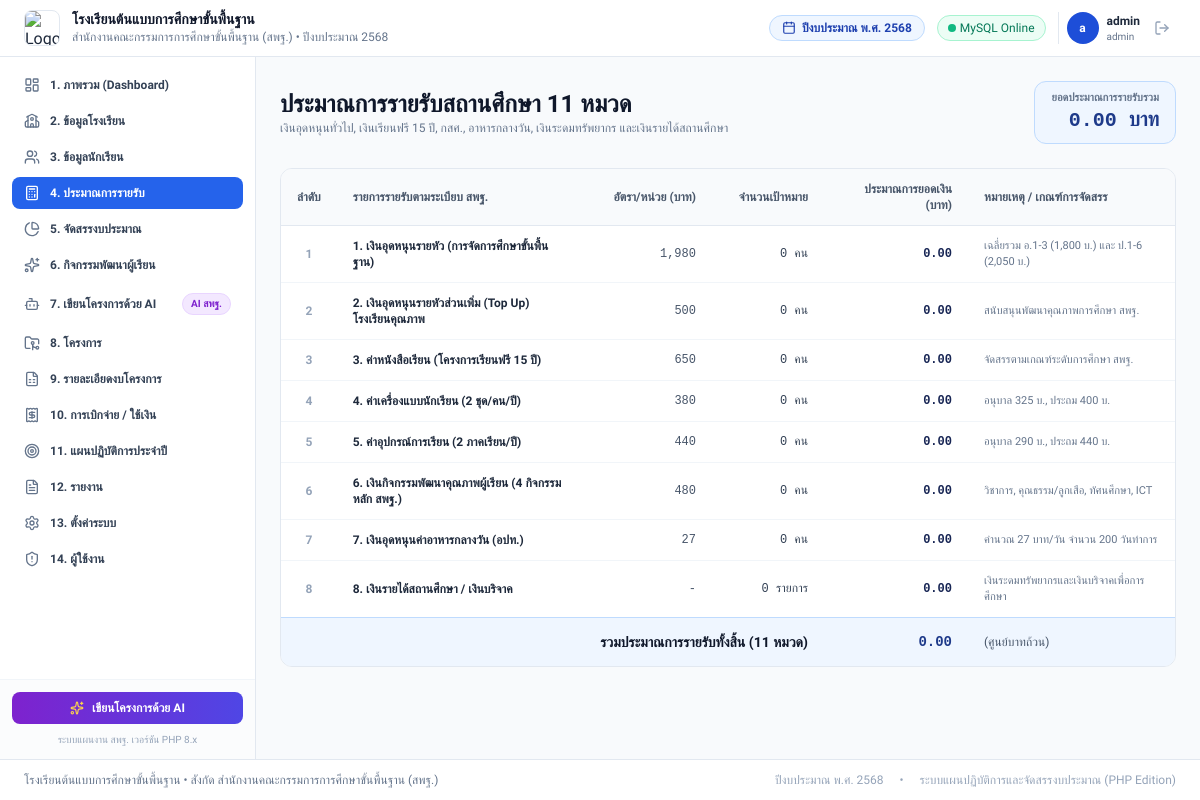
/revenue.php, run on the app's committed database.
### tables this page shows
CREATE TABLE `schools` (
  `id` INT UNSIGNED NOT NULL AUTO_INCREMENT,
  `school_code` VARCHAR(20) NOT NULL COMMENT 'รหัสสถานศึกษา 10 หลัก',
  `smis_code` VARCHAR(8) NOT NULL COMMENT 'รหัสสมัคร SMIS 8 หลัก สำหรับเปิดใช้งาน',
  `is_active` TINYINT(1) NOT NULL DEFAULT 1 COMMENT 'สถานะ: 1=เปิดใช้งาน, 0=ปิด/ระงับการใช้งาน',
  `school_key` VARCHAR(50) NOT NULL COMMENT 'School ID / Tenant Key ป้องกันข้อมูลชนกัน',
  `admin_username` VARCHAR(50) NOT NULL DEFAULT 'admin' COMMENT 'ID ผู้ดูแลระบบของโรงเรียน',
  `admin_password_plain` VARCHAR(100) DEFAULT '123456' COMMENT 'รหัสผ่านเข้าใช้งานของโรงเรียน',
  `admin_password_hash` VARCHAR(255) DEFAULT NULL COMMENT 'รหัสผ่านแฮช',
  `name` VARCHAR(255) NOT NULL COMMENT 'ชื่อโรงเรียน',
  `address` VARCHAR(255) DEFAULT NULL COMMENT 'ที่อยู่ / หมู่บ้าน',
  `subdistrict` VARCHAR(100) DEFAULT NULL COMMENT 'ตำบล / แขวง',
  `district` VARCHAR(100) DEFAULT NULL COMMENT 'อำเภอ / เขต',
  `province` VARCHAR(100) DEFAULT NULL COMMENT 'จังหวัด',
  `zipcode` VARCHAR(10) DEFAULT NULL COMMENT 'รหัสไปรษณีย์',
  `affiliation` VARCHAR(255) DEFAULT 'สำนักงานคณะกรรมการการศึกษาขั้นพื้นฐาน (สพฐ.)' COMMENT 'สังกัด',
  `education_area` VARCHAR(255) DEFAULT NULL COMMENT 'เขตพื้นที่การศึกษา',
  `fiscal_year` INT UNSIGNED DEFAULT 2568 COMMENT 'ปีงบประมาณปัจจุบัน',
  `director_name` VARCHAR(150) DEFAULT NULL COMMENT 'ชื่อผู้อำนวยการ',
  `phone` VARCHAR(50) DEFAULT NULL COMMENT 'เบอร์โทรศัพท์',
  `email` VARCHAR(100) DEFAULT NULL COMMENT 'อีเมล',
  `website` VARCHAR(255) DEFAULT NULL COMMENT 'เว็บไซต์โรงเรียน',
  `vision` TEXT DEFAULT NULL COMMENT 'วิสัยทัศน์',
  `mission` TEXT DEFAULT NULL COMMENT 'พันธกิจ',
  `motto` VARCHAR(255) DEFAULT NULL COMMENT 'คำขวัญ',
  `school_colors` VARCHAR(100) DEFAULT NULL COMMENT 'สีประจำโรงเรียน',
  `logo_url` TEXT DEFAULT NULL COMMENT 'โลโก้โรงเรียน',
  `allow_project_submission` TINYINT(1) NOT NULL DEFAULT 1 COMMENT 'สวิตช์: 1=เปิดรับการเสนอโครงการ, 0=ปิดรับ',
  `notes` TEXT DEFAULT NULL COMMENT 'หมายเหตุ / บันทึกการเปิดใช้งาน',
  `created_at` TIMESTAMP DEFAULT CURRENT_TIMESTAMP,
  `updated_at` TIMESTAMP DEFAULT CURRENT_TIMESTAMP ON UPDATE CURRENT_TIMESTAMP,
  PRIMARY KEY (`id`),
  UNIQUE KEY `idx_school_code` (`school_code`),
  UNIQUE KEY `idx_smis_code` (`smis_code`),
  UNIQUE KEY `idx_school_key` (`school_key`)
);

CREATE TABLE `fiscal_years` (
  `id` INT UNSIGNED NOT NULL AUTO_INCREMENT,
  `school_id` INT UNSIGNED NOT NULL,
  `year` INT UNSIGNED NOT NULL COMMENT 'ปีงบประมาณ พ.ศ.',
  `is_active` TINYINT(1) DEFAULT 1 COMMENT '1=ปีปัจจุบัน, 0=ปีอื่น',
  `start_date` DATE NOT NULL COMMENT 'วันที่เริ่มต้นปีงบประมาณ (1 ต.ค.)',
  `end_date` DATE NOT NULL COMMENT 'วันที่สิ้นสุดปีงบประมาณ (30 ก.ย.)',
  `total_students` INT UNSIGNED DEFAULT 0 COMMENT 'จำนวนนักเรียนทั้งหมด',
  `teacher_count` INT UNSIGNED DEFAULT 0 COMMENT 'จำนวนครูและบุคลากร',
  `created_at` TIMESTAMP DEFAULT CURRENT_TIMESTAMP,
  `updated_at` TIMESTAMP DEFAULT CURRENT_TIMESTAMP ON UPDATE CURRENT_TIMESTAMP,
  PRIMARY KEY (`id`),
  UNIQUE KEY `idx_school_year` (`school_id`, `year`),
  CONSTRAINT `fk_fy_school` FOREIGN KEY (`school_id`) REFERENCES `schools` (`id`) ON DELETE CASCADE
);

CREATE TABLE `revenues` (
  `id` INT UNSIGNED NOT NULL AUTO_INCREMENT,
  `school_id` INT UNSIGNED NOT NULL,
  `fiscal_year_id` INT UNSIGNED NOT NULL,
  `category` ENUM('subsidy', 'activity', 'welfare', 'lunch', 'fundraising', 'revenue', 'other') NOT NULL,
  `item_name` VARCHAR(255) NOT NULL COMMENT 'รายการรายรับ',
  `rate_per_head` DECIMAL(12, 2) NOT NULL DEFAULT 0.00 COMMENT 'อัตราต่อคน (บาท)',
  `eligible_count` INT UNSIGNED NOT NULL DEFAULT 0 COMMENT 'จำนวนผู้มีสิทธิ์ (คน)',
  `calculated_amount` DECIMAL(14, 2) NOT NULL DEFAULT 0.00 COMMENT 'จำนวนเงินรวม = อัตรา x จำนวนผู้มีสิทธิ์',
  `is_custom_rate` TINYINT(1) NOT NULL DEFAULT 0 COMMENT '1=กำหนดเงินเอง',
  `note` TEXT DEFAULT NULL COMMENT 'หมายเหตุ / เกณฑ์ สพฐ.',
  `created_at` TIMESTAMP DEFAULT CURRENT_TIMESTAMP,
  `updated_at` TIMESTAMP DEFAULT CURRENT_TIMESTAMP ON UPDATE CURRENT_TIMESTAMP,
  PRIMARY KEY (`id`),
  CONSTRAINT `fk_revenues_school` FOREIGN KEY (`school_id`) REFERENCES `schools` (`id`) ON DELETE CASCADE,
  CONSTRAINT `fk_revenues_fy` FOREIGN KEY (`fiscal_year_id`) REFERENCES `fiscal_years` (`id`) ON DELETE CASCADE
);

### revenue.php (the view, shortened to what the rows shown need)
<?php
require_once __DIR__ . '/includes/header.php';
$revenues = getRevenuesData();
?>
<main class="flex-1 p-4 sm:p-6 overflow-y-auto max-w-7xl mx-auto w-full">
    <div class="flex flex-col sm:flex-row sm:items-center sm:justify-between gap-4 mb-6">
        <div>
            <h2 class="text-xl sm:text-2xl font-bold text-slate-900">ประมาณการรายรับสถานศึกษา 11 หมวด</h2>
        </div>
    </div>
    <div class="bg-white rounded-xl border border-slate-200 shadow-xs overflow-hidden">
        <div class="overflow-x-auto">
            <table class="w-full text-left text-xs border-collapse">
                <thead>
                    <tr class="bg-slate-50 text-slate-600 border-b border-slate-200">
                        <th class="py-3 px-4 font-semibold w-12 text-center">ลำดับ</th>
                        <th class="py-3 px-4 font-semibold">รายการรายรับตามระเบียบ สพฐ.</th>
                        <th class="py-3 px-4 font-semibold text-right w-32">อัตรา/หน่วย (บาท)</th>
                        <th class="py-3 px-4 font-semibold text-right w-28">จำนวนเป้าหมาย</th>
                        <th class="py-3 px-4 font-semibold text-right w-36">ประมาณการยอดเงิน (บาท)</th>
                        <th class="py-3 px-4 font-semibold">หมายเหตุ / เกณฑ์การจัดสรร</th>
                    </tr>
                </thead>
                <tbody class="divide-y divide-slate-100">
                    <?php foreach ($revenues as $idx => $r): ?>
                        <tr class="hover:bg-slate-50/70 transition-colors">
                            <td class="py-3 px-4 text-center font-bold text-slate-400"><?= $idx + 1 ?></td>
                            <td class="py-3 px-4 font-semibold text-slate-800"><?= htmlspecialchars($r['item_name']) ?></td>
                            <td class="py-3 px-4 text-right font-mono text-slate-600">
                                <?= $r['rate_per_head'] > 0 ? number_format($r['rate_per_head']) : '-' ?>
                            </td>
                            <td class="py-3 px-4 text-right font-mono text-slate-700">
                                <?= number_format($r['eligible_count']) ?> <?= $r['rate_per_head'] > 0 ? 'คน' : 'รายการ' ?>
                            </td>
                            <td class="py-3 px-4 text-right font-mono font-bold text-blue-950">
                                <?= number_format($r['calculated_amount'], 2) ?>
                            </td>
                            <td class="py-3 px-4 text-slate-500 text-[11px]"><?= htmlspecialchars($r['note'] ?? '-') ?></td>
                        </tr>
                    <?php endforeach; ?>
                </tbody>
            </table>
        </div>
    </div>
</main>
<?php require_once __DIR__ . '/includes/footer.php'; ?>

### includes/header.php (shortened to what the rows shown need)
<?php
require_once __DIR__ . '/functions.php';
$school = getSchoolData();
$fiscalYear = getFiscalYearData();
?>
<!DOCTYPE html>
<html lang="th">
<head>
    <script src="https://cdn.tailwindcss.com"></script>
</head>
<body class="bg-slate-50 text-slate-800 antialiased min-h-screen flex flex-col">
    <header class="bg-white border-b border-slate-200 sticky top-0 z-30 shadow-xs no-print">
        <div class="px-4 sm:px-6 py-2.5 flex items-center justify-between">
            <div class="flex items-center gap-3">
                <div class="flex items-center gap-3">
                    <div>
                        <h1 class="text-sm font-bold text-slate-900 leading-tight"><?= htmlspecialchars($school['name']) ?></h1>
                        <p class="text-xs text-slate-500 hidden sm:block"><?= htmlspecialchars($school['affiliation']) ?> • ปีงบประมาณ <?= $fiscalYear['year'] ?></p>
                    </div>
                </div>
            </div>
            <div class="flex items-center gap-3">
                <div class="hidden md:flex items-center gap-1.5 px-3 py-1 bg-blue-50 text-blue-800 rounded-full text-xs font-semibold border border-blue-200">
                    <i data-lucide="calendar" class="w-3.5 h-3.5"></i>
                    <span>ปีงบประมาณ พ.ศ. <?= $fiscalYear['year'] ?></span>
                </div>
            </div>
        </div>
    </header>
    <div class="flex-1 flex flex-col lg:flex-row">

### includes/footer.php (shortened to what the rows shown need)
    </div>
    <footer class="bg-white border-t border-slate-200 py-3 px-6 text-center text-xs text-slate-500 no-print">
        <div class="flex flex-col sm:flex-row items-center justify-between gap-2">
            <div>
                <?= htmlspecialchars($school['name']) ?> • สังกัด <?= htmlspecialchars($school['affiliation']) ?>
            </div>
            <div class="flex items-center gap-4 text-slate-400">
                <span>ปีงบประมาณ พ.ศ. <?= $fiscalYear['year'] ?></span>
                <span>•</span>
                <span>ระบบแผนปฏิบัติการและจัดสรรงบประมาณ (PHP Edition)</span>
            </div>
        </div>
    </footer>
</body>
</html>

### data on the page
schools: name "โรงเรียนต้นแบบการศึกษาขั้นพื้นฐาน", affiliation "สำนักงานคณะกรรมการการศึกษาขั้นพื้นฐาน (สพฐ.)"
fiscal_years: year "2568"
revenues: item_name "1. เงินอุดหนุนรายหัว (การจัดการศึกษาขั้นพื้นฐาน)", rate_per_head "1,980", eligible_count "0", shows "คน", calculated_amount "0.00", note "เฉลี่ยรวม อ.1-3 (1,800 บ.) และ ป.1-6 (2,050 บ.)"
revenues: item_name "2. เงินอุดหนุนรายหัวส่วนเพิ่ม (Top Up) โรงเรียนคุณภาพ", rate_per_head "500", eligible_count "0", shows "คน", calculated_amount "0.00", note "สนับสนุนพัฒนาคุณภาพการศึกษา สพฐ."
revenues: item_name "3. ค่าหนังสือเรียน (โครงการเรียนฟรี 15 ปี)", rate_per_head "650", eligible_count "0", shows "คน", calculated_amount "0.00", note "จัดสรรตามเกณฑ์ระดับการศึกษา สพฐ."
revenues: item_name "4. ค่าเครื่องแบบนักเรียน (2 ชุด/คน/ปี)", rate_per_head "380", eligible_count "0", calculated_amount "0.00", note "อนุบาล 325 บ., ประถม 400 บ."
revenues: item_name "5. ค่าอุปกรณ์การเรียน (2 ภาคเรียน/ปี)", rate_per_head "440", eligible_count "0", shows "คน", calculated_amount "0.00", note "อนุบาล 290 บ., ประถม 440 บ."
revenues: item_name "6. เงินกิจกรรมพัฒนาคุณภาพผู้เรียน (4 กิจกรรมหลัก สพฐ.)", rate_per_head "480", eligible_count "0", shows "คน", calculated_amount "0.00", note "วิชาการ, คุณธรรม/ลูกเสือ, ทัศนศึกษา, ICT"
revenues: item_name "7. เงินอุดหนุนค่าอาหารกลางวัน (อปท.)", rate_per_head "27", eligible_count "0", shows "คน", calculated_amount "0.00", note "คำนวณ 27 บาท/วัน จำนวน 200 วันทำการ"
revenues: item_name "8. เงินรายได้สถานศึกษา / เงินบริจาค", eligible_count "0", rate_per_head "รายการ", calculated_amount "0.00", note "เงินระดมทรัพยากรและเงินบริจาคเพื่อการศึกษา"

### other printed values
mb_substr($_SESSION['username'] ?? 'A', 0, 1, 'UTF-8') "a"
$_SESSION['username'] "admin"
$_SESSION['user_role'] "admin"
$item['label'] "1. ภาพรวม (Dashboard)"
$item['label'] "2. ข้อมูลโรงเรียน"
$item['label'] "3. ข้อมูลนักเรียน"
$item['label'] "4. ประมาณการรายรับ"
$item['label'] "5. จัดสรรงบประมาณ"
$item['label'] "6. กิจกรรมพัฒนาผู้เรียน"
$item['label'] "7. เขียนโครงการด้วย AI"
$item['badge'] "AI สพฐ."
$item['label'] "8. โครงการ"
$item['label'] "9. รายละเอียดงบโครงการ"
$item['label'] "10. การเบิกจ่าย / ใช้เงิน"
$item['label'] "11. แผนปฏิบัติการประจำปี"
